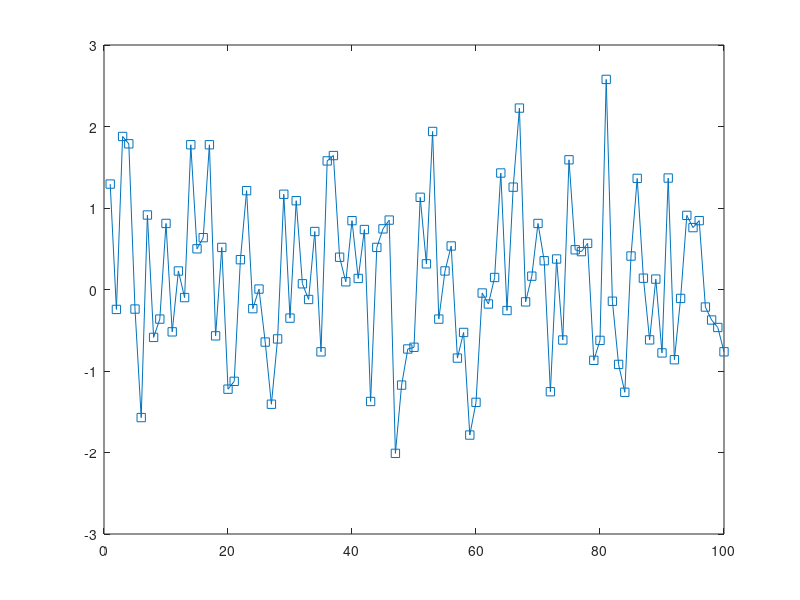

MATLAB code for this plot:
function result = test_line_markerfacecolor_001
a = figure;
p = plot(randn(100,1),'-s');
colornames = {'none','y','yellow','m','magenta','c','cyan','r','red','g','green','b','blue','w','white','k','black'};
result = false;
for i = 1:numel(colornames)
  try
    set(p,'markerfacecolor',colornames{i});
    draw
  catch
    lasterr
    return 
  end
end
close(a)
result = true;
